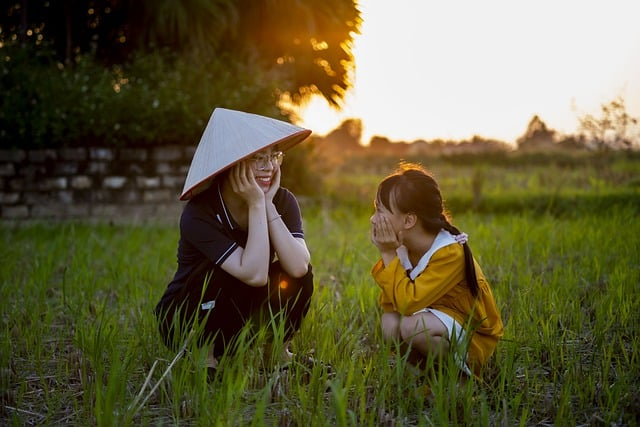
#> input picture INTERNSHIP/images/countryside.jpg, 640 x 427 px, found by its file name
$ python negative.py
#> lines starting #> are read from the running program, lines starting #| are printed output that depends on the picture
import cv2


img1=cv2.imread('images\countryside.jpg')
#> img1 is the input picture: shape (427, 640, 3); mean B, G, R 58.9, 92.1, 98.1
cv2.imshow('Original image',img1)
cv2.waitKey(0)

img_size=img1.size
#> img_size = 819840
print(img_size)
#| 819840
img_shape=img1.shape
#> img_shape = (427, 640, 3)
print(img_shape)
#| (427, 640, 3)


for x in range(0,256):
    for y in range(0,255):
        output=255-img1
cv2.imshow('Final image',output)
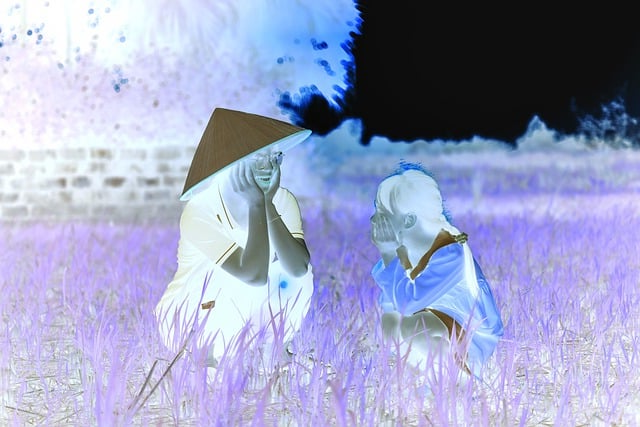
#> window 'Final image': shape (427, 640, 3); mean B, G, R 196.1, 162.9, 156.9
cv2.waitKey(0)
cv2.destroyAllWindows()


$ run again, with INTERNSHIP/images/ladybug.jpg copied over INTERNSHIP/images/countryside.jpg
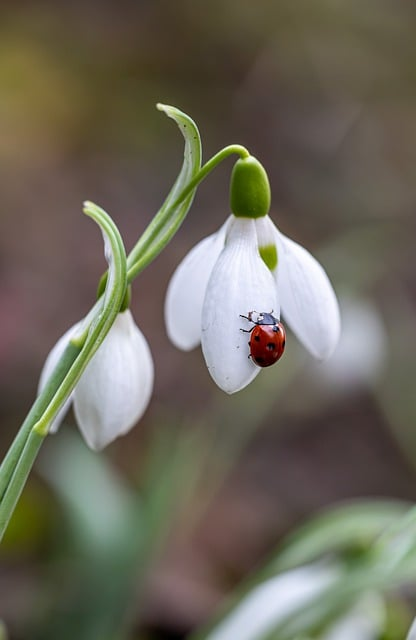
#> input picture INTERNSHIP/images/ladybug.jpg, 416 x 640 px, found by its file name
#> img1 is the input picture: shape (640, 416, 3); mean B, G, R 91.4, 105.2, 108.9
#| 798720
#| (640, 416, 3)
#> `cv2.imshow('Final image',output)`:
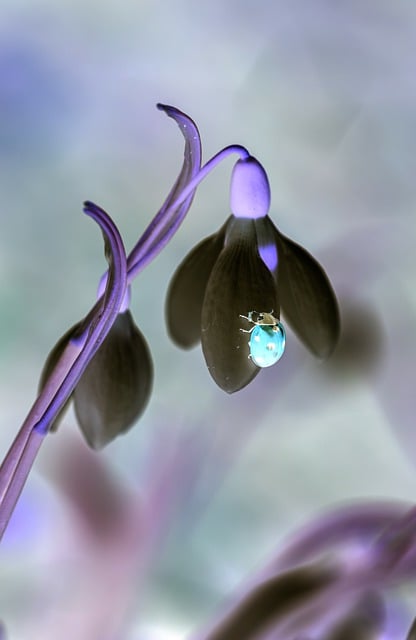
#> window 'Final image': shape (640, 416, 3); mean B, G, R 163.6, 149.8, 146.1
